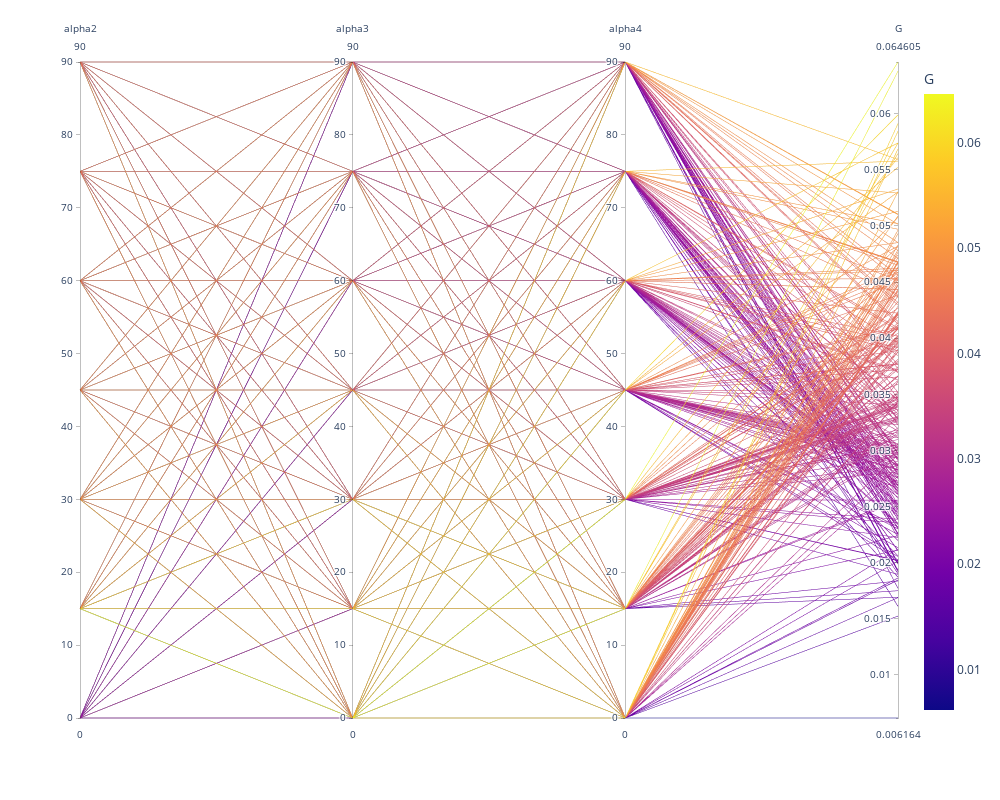

The code cell stored with this chart in its notebook:
### Markdown cell above
### Global Indice - Inverse Condition Number

### Code cell
np.random.seed(42)

# from 0, 10, 20, ..., 180 deg for alpha
alpha_list_deg2 = np.arange(-90, 91, 15)
alpha_list_rad2 = np.deg2rad(alpha_list_deg2)
alpha_list_deg3 = np.arange(-90, 91, 15)
alpha_list_rad3 = np.deg2rad(alpha_list_deg3)
alpha_list_deg4 = np.arange(-90, 91, 15)
alpha_list_rad4 = np.deg2rad(alpha_list_deg4)
print(f"alpha 2: {alpha_list_deg2}")
print(f"alpha 3: {alpha_list_deg3}")
print(f"alpha 4: {alpha_list_deg4}")

method = "invcondition"
axes = "all"

isRun = True
isSave = True

# isSave = False
# isRun = False

if isRun:
    res, res_mat = evaluate_3alpha_effect(
        alpha_list_rad2, alpha_list_rad3, alpha_list_rad3, isSave=True, method=method, axes=axes
    )
if not isRun:
    npzfile = np.load(f"data/three_alpha/{method}_{axes}.npz")
    res = npzfile["results"]
    res_mat = npzfile["res_mat"]

plot_scatter_global_index_results(
    alpha_list_deg2,
    alpha_list_deg3,
    alpha_list_deg4,
    res,
    res_mat,
    plot_type="parallel",
    method=method,
    axes=axes,
    isSave=isSave,
)

### Figure 1 — Plotly figure (JSON) as saved in the notebook; plotly's stock layout.template omitted (floating-point values rounded to 4 significant figures; data arrays with more than 128 entries replaced by an {"elided": "..."} marker saying what was removed)
{"data": [{"dimensions": [{"label": "alpha2", "values": {"elided": "343 float values"}}, {"label": "alpha3", "values": {"elided": "343 float values"}}, {"label": "alpha4", "values": {"elided": "343 float values"}}, {"label": "G", "values": {"elided": "343 float values"}}], "domain": {"x": [0, 1], "y": [0, 1]}, "line": {"color": {"elided": "343 float values"}, "coloraxis": "coloraxis"}, "name": "", "type": "parcoords"}], "layout": {"coloraxis": {"colorbar": {"title": {"text": "G"}}, "colorscale": [[0, "#0d0887"], [0.1111, "#46039f"], [0.2222, "#7201a8"], [0.3333, "#9c179e"], [0.4444, "#bd3786"], [0.5556, "#d8576b"], [0.6667, "#ed7953"], [0.7778, "#fb9f3a"], [0.8889, "#fdca26"], [1, "#f0f921"]]}, "height": 800, "legend": {"tracegroupgap": 0}, "margin": {"t": 60}, "width": 1000}}
